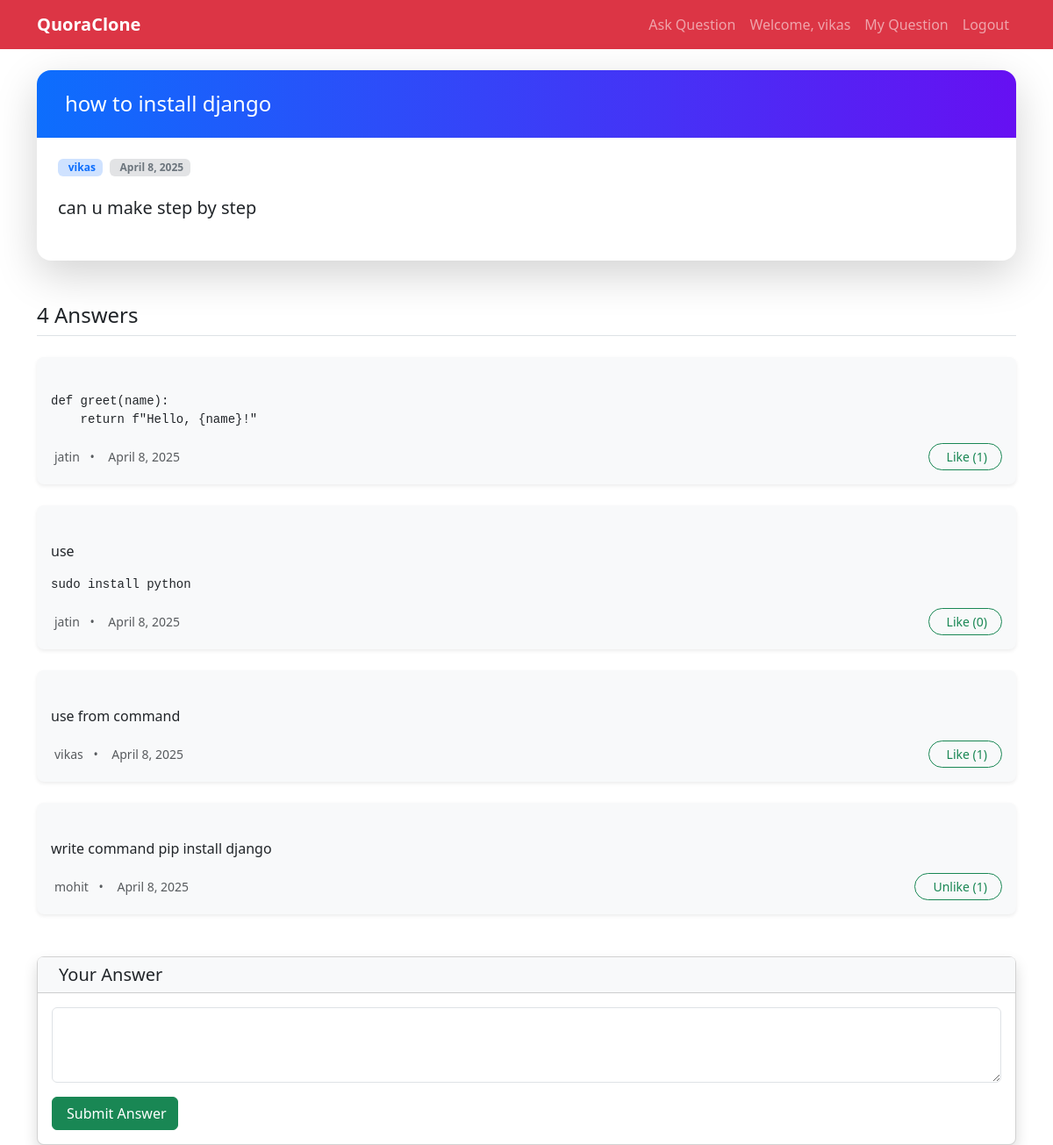
The app's page /qa/question/3/ (signed in) with its own data.
### qa_app/models.py (models this page shows, shortened)
class Question(models.Model):
    title = models.CharField(max_length=200)
    content = models.TextField()
    author = models.ForeignKey(User, on_delete=models.CASCADE, related_name='questions')
    created_at = models.DateTimeField(auto_now_add=True)
    updated_at = models.DateTimeField(auto_now=True)

class Answer(models.Model):
    question = models.ForeignKey(Question, on_delete=models.CASCADE, related_name='answers')
    content = models.TextField()
    author = models.ForeignKey(User, on_delete=models.CASCADE, related_name='answers')
    created_at = models.DateTimeField(auto_now_add=True)
    updated_at = models.DateTimeField(auto_now=True)
    likes = models.ManyToManyField(User, related_name='liked_answers', blank=True)
    def total_likes(self):
        return self.likes.count()

### qa_app/views.py (the view)
# urls.py: path('question/<int:pk>/', views.question_detail, name='question_detail'),
@login_required
def question_detail(request, pk):
    question = get_object_or_404(Question, pk=pk)
    question.content = mark_safe(markdown(question.content, extensions=['fenced_code']))
    answers = question.answers.all().order_by('-created_at')
    for answer in answers:
        answer.content = mark_safe(markdown(answer.content, extensions=['fenced_code']))
    if request.method == 'POST':
        form = AnswerForm(request.POST)
        if form.is_valid() and request.user.is_authenticated:
            answer = form.save(commit=False)
            answer.question = question
            answer.author = request.user
            answer.save()
            return redirect('question_detail', pk=pk)
    else:
        form = AnswerForm()
    return render(request, 'qa_app/question_details.html', {
        'question': question,
        'answers': answers,
        'form': form
    })

### qa_app/forms.py
class AnswerForm(forms.ModelForm):
    class Meta:
        model = Answer
        fields = ['content']
        widgets = {
            'content': forms.Textarea(attrs={'class': 'form-control', 'rows': 3}),
        }
        labels = {
            'content': 'Your Answer',
        }

### templates/qa_app/question_details.html (shortened to what this page needs)
{% extends 'base.html' %}
{% block content %}
<div class="card mb-5 shadow-lg border-0 rounded-4 position-relative question-card">
    <div class="card-header text-white py-4 px-4 border-0 rounded-top-4" style="background: linear-gradient(to right, #0d6efd, #6610f2);">
        <h2 class="mb-0 d-flex align-items-center">
            <span class="fs-4">{{ question.title }}</span>
        </h2>
    </div>
    <div class="card-body p-4">
        <div class="d-flex flex-wrap align-items-center mb-3">
            <span class="badge bg-primary-subtle text-primary me-2">
                 {{ question.author.username }}
            </span>
            <span class="badge bg-secondary-subtle text-secondary">
                 {{ question.created_at|date:"F j, Y" }}
            </span>
        </div>
        <div class="question-content fs-5 lh-lg text-dark">
            {{ question.content|safe}}
        </div>
    </div>
</div>
<h4 class="mb-4 border-bottom pb-2">{{ answers.count }} Answer{% if answers.count != 1 %}s{% endif %}</h4>
{% for answer in answers %}
    <div class="card mb-4 border-0 shadow-sm rounded-3 bg-light answer-card" id="answer-{{ answer.id }}">
        <div class="card-body">
            <div class="fs-6 mb-3 text-dark">
                {{ answer.content|safe }}
            </div>
            <div class="d-flex justify-content-between align-items-center">
                <small class="text-muted">
                    {{ answer.author.username }}
                    <span class="mx-2">•</span>
                    {{ answer.created_at|date:"F j, Y" }}
                </small>
                {% if user.is_authenticated %}
                    <button class="btn btn-sm btn-outline-success like-button rounded-pill px-3" data-answer-id="{{ answer.id }}">
                        {% if user in answer.likes.all %}
                            Unlike
                        {% else %}
                            Like
                        {% endif %}
                        (<span class="likes-count">{{ answer.total_likes }}</span>)
                    </button>
                {% else %}
                    <span class="badge bg-secondary rounded-pill px-3 py-2">
                        <i class="bi bi-heart-fill me-1"></i>{{ answer.total_likes }}
                    </span>
                {% endif %}
            </div>
        </div>
    </div>
{% empty %}
    <div class="alert alert-info shadow-sm">
        <i class="bi bi-info-circle-fill me-2"></i>No answers yet. Be the first to answer!
    </div>
{% endfor %}
{% if user.is_authenticated %}
    <div class="card mt-5 shadow rounded-3">
        <div class="card-header bg-light">
            <h5 class="mb-0">Your Answer</h5>
        </div>
        <div class="card-body">
            <form method="post">
                <div class="mb-3">
                    {{ form.content }}
                </div>
                <button type="submit" class="btn btn-success">
                     Submit Answer
                </button>
            </form>
        </div>
    </div>
{% else %}
    <div class="alert alert-secondary mt-5 text-center">
        <i class="bi bi-box-arrow-in-right me-1"></i>
        <a href="{% url 'login' %}" class="alert-link">Login</a> to post an answer.
    </div>
{% endif %}
{% endblock %}

### templates/base.html (shortened to what this page needs)
<!DOCTYPE html>
<html lang="en">
<head>
    <link rel="stylesheet" href="https://cdnjs.cloudflare.com/ajax/libs/highlight.js/11.8.0/styles/github.min.css">
    <link href="https://cdn.jsdelivr.net/npm/bootstrap@5.3.0-alpha1/dist/css/bootstrap.min.css" rel="stylesheet">
</head>
<body>
    <nav class="navbar navbar-expand-lg navbar-dark bg-danger mb-4">
        <div class="container">
            <a class="navbar-brand" href="{% url 'home' %}">QuoraClone</a>
            <div class="collapse navbar-collapse" id="navbarNav">
                <ul class="navbar-nav ms-auto">
                    {% if user.is_authenticated %}
                        <li class="nav-item">
                            <a class="nav-link" href="{% url 'ask_question' %}">Ask Question</a>
                        </li>
                        <li class="nav-item">
                            <span class="nav-link">Welcome, {{ user.username }}</span>
                        </li>
                        <li class="nav-item">
                            <a class="nav-link" href="{% url 'my_questions' %}">My Question</a>
                        </li>
                        <li class="nav-item">
                            <a class="nav-link" href="{% url 'logout' %}">Logout</a>
                        </li>
                    {% endif %}
                </ul>
            </div>
        </div>
    </nav>
    <div class="container">
        {% block content %}{% endblock %}
    </div>
</body>
</html>

### templates/base.html (style rules this page uses)
.navbar-brand { font-weight: bold; }
.question-card { transition: transform 0.2s ease-in-out, box-shadow 0.2s ease-in-out; }

### records on screen
Question: title "how to install django", author.username "vikas", created_at "April 8, 2025", content "can u make step by step"
Answer: content "def greet(name): return f\"Hello, {name}!\"", author.username "jatin", created_at "April 8, 2025", shows "Like", total_likes "1"
Answer: content "use sudo install python", author.username "jatin", created_at "April 8, 2025", shows "Like", total_likes "0"
Answer: content "use from command", author.username "vikas", created_at "April 8, 2025", shows "Like", total_likes "1"
Answer: content "write command pip install django", author.username "mohit", created_at "April 8, 2025", shows "Unlike", total_likes "1"

### other values on screen
{{ user.username }} "vikas"
{{ answers.count }} "4"
